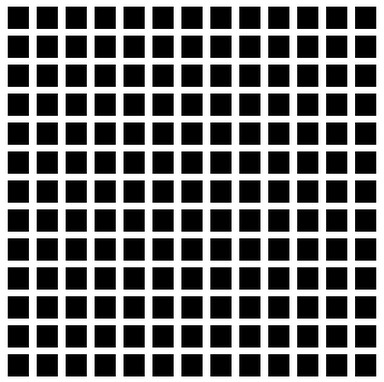
#> input picture Segmentacion de imagenes/01_Understanding_Contours/cuadrados.jpg, 384 x 382 px, found by its file name
$ jupyter execute Understanding_Contours.ipynb
#> lines starting #> are read from the running program, lines starting #| are printed output that depends on the picture; after the words box and inside, x2 and y2 are one past the last pixel; in counts of white or black regions, pixels touching at a corner belong together
<h1>Contornos</h1>

[cell 1]
import cv2
import numpy as np
from matplotlib import pyplot as plt

[cell 2]
# Carguemos una imagen con 3 cuadrados negros
image = cv2.imread('Cuadrados.jpg')
#> image is the input picture: shape (382, 384, 3); min 0, max 255, mean 116.3

plt.imshow(cv2.cvtColor(image, cv2.COLOR_BGR2RGB))
plt.title('Input Image')
cv2.imwrite('input_image.jpg', image)

plt.show()

[cell 3]
# A escala de grises
gray = cv2.cvtColor(image,cv2.COLOR_BGR2GRAY)

row, col = 1, 2
fig, axs = plt.subplots(row, col, figsize=(15, 10))
fig.tight_layout()

# Encontrar bordes con Canny
edged = cv2.Canny(gray, 30, 200)
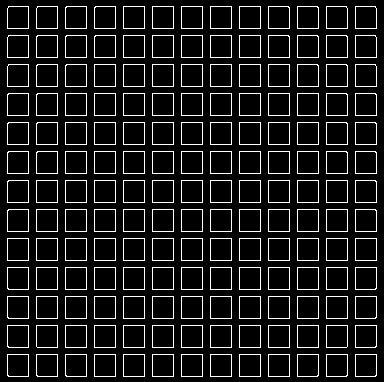
#> edged: shape (382, 384); 9.9% white in thin lines or dots
axs[0].imshow(cv2.cvtColor(edged, cv2.COLOR_BGR2RGB))
axs[0].set_title('Canny Edges')
cv2.imwrite('canny_edges.jpg', edged)

# Encontrando contornos
# Utiliza una copia de la imagen para no modificar la original
contours, hierarchy = cv2.findContours(edged.copy(), cv2.RETR_LIST, cv2.CHAIN_APPROX_SIMPLE)
#> contours = 338 contours; largest, box (x1, y1, x2, y2) and area: (268, 354, 290, 377) 462, (239, 354, 261, 377) 462, (210, 354, 232, 377) 462, (181, 354, 203, 377) 462, (152, 354, 174, 377) 462
print("Number of Contours found = " + str(len(contours)))
#| Number of Contours found = 338

# Dibujar todos los contornos
# Usar '-1' como 3º argumento para dibujar todos los contornos
cv2.drawContours(image, contours, -1, (0,0,255), 3)
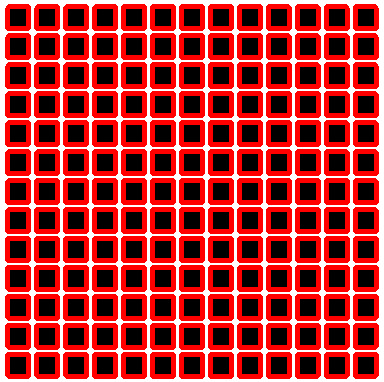
#> image: shape (382, 384, 3); mean B, G, R 52.5, 52.5, 175
axs[1].imshow(cv2.cvtColor(image, cv2.COLOR_BGR2RGB))
axs[1].set_title('Contours')
cv2.imwrite('contour_image.jpg', image)

plt.show()
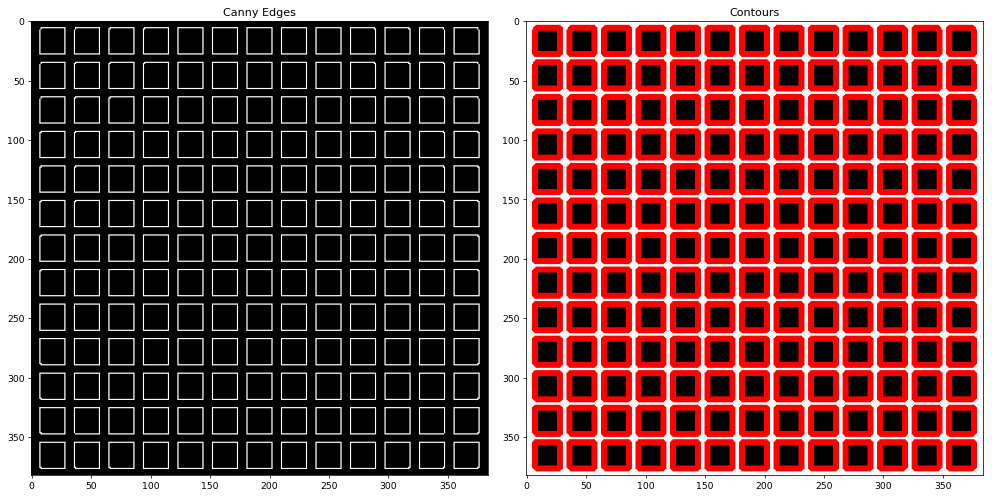
#> figure drawn by matplotlib, 2 panels
